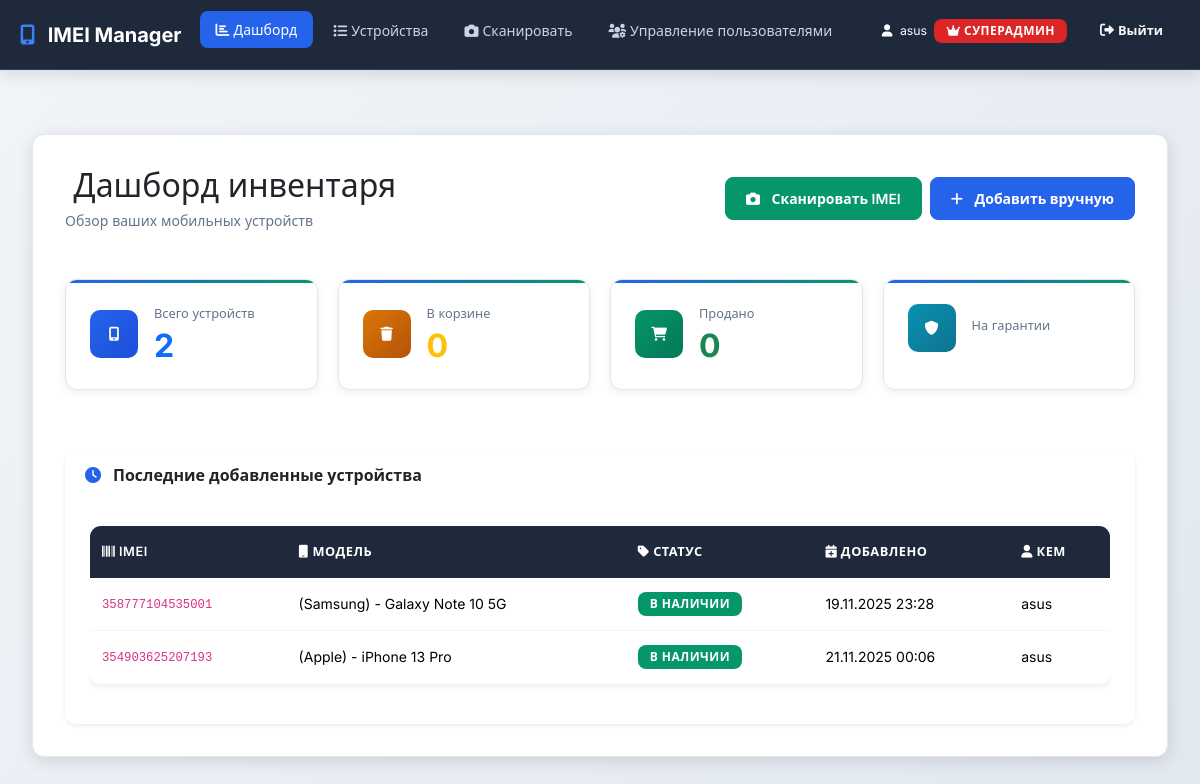
The app's page / (signed in) with its own data.
### devices/models.py (models this page shows, shortened)
class Device(models.Model):
    STATUS_IN_STOCK = 'in_stock'
    STATUS_SOLD = 'sold'
    STATUS_WRITTEN_OFF = 'written_off'
    STATUS_TRASH = 'trash'
    STATUS_CHOICES = [
        (STATUS_IN_STOCK, 'В наличии'),
        (STATUS_SOLD, 'Продано'),
        (STATUS_WRITTEN_OFF, 'Списан'),
        (STATUS_TRASH, 'В корзине'),
    ]
    PUBLIC_STATUS_CHOICES = [
        (STATUS_IN_STOCK, 'В наличии'),
        (STATUS_SOLD, 'Продано'),
        (STATUS_WRITTEN_OFF, 'Списан'),
    ]
    imei = models.CharField(
        max_length=15,
        unique=True,
        verbose_name="IMEI",
        validators=[RegexValidator(r'^\d{15}$', "Допустимы только 15 цифр"), validate_imei],
    )
    model_name = models.CharField(max_length=255, blank=True, verbose_name="Модель телефона")
    status = models.CharField(
        max_length=20,
        choices=STATUS_CHOICES,
        default=STATUS_IN_STOCK,
        verbose_name="Статус",
    )
    comment = models.TextField(blank=True, verbose_name="Комментарий")
    date_added = models.DateTimeField(auto_now_add=True, verbose_name="Дата добавления")
    added_by = models.ForeignKey(
        User,
        on_delete=models.PROTECT,
        verbose_name="Добавил",
        related_name="devices",
    )
    deleted_at = models.DateTimeField(null=True, blank=True)

### devices/views.py (the view)
# urls.py: path('', DashboardView.as_view(), name='dashboard'),
class DashboardView(GuestRequiredMixin, TemplateView):
    template_name = 'dashboard.html'
    def get_context_data(self, **kwargs):
        context = super().get_context_data(**kwargs)
        context['total_devices'] = Device.objects.count()
        context['trash_count'] = Device.objects.filter(status=Device.STATUS_TRASH).count()
        context['sold_count'] = Device.objects.filter(status=Device.STATUS_SOLD).count()
        context['written_off_count'] = Device.objects.filter(status=Device.STATUS_WRITTEN_OFF).count()
        recent_qs = Device.objects.select_related('added_by')
        paginator = Paginator(recent_qs, settings.RECENT_DEVICE_PAGE_SIZE)
        page_number = self.request.GET.get('recent_page') or 1
        recent_page = paginator.get_page(page_number)
        context['recent_devices'] = recent_page
        context['recent_paginator'] = paginator
        context['recent_page_number'] = recent_page.number
        context['is_admin'] = is_admin(self.request.user)
        return context

### devices/context_processors.py (called while the page is built)
def role_flags(request):
    user = getattr(request, 'user', None)
    return {
        'role_is_admin': is_admin(user),
        'role_is_operator': is_operator(user),
        'role_is_super_admin': is_super_admin(user),
        'role_can_delete': can_delete_devices(user),
    }

### devices/utils.py (called while the page is built)
def is_admin(user: User) -> bool:
    if not user or not user.is_authenticated:
        return False
    if user.is_superuser:
        return True
    profile = _safe_profile(user)
    return profile.role == UserProfile.Roles.ADMIN if profile else False

def is_operator(user: User) -> bool:
    if not user or not user.is_authenticated:
        return False
    if is_admin_or_super(user):
        return True
    profile = _safe_profile(user)
    return profile.role == UserProfile.Roles.OPERATOR if profile else False

def is_guest(user: User) -> bool:
    if not user or not user.is_authenticated:
        return False
    if is_operator(user):
        return True
    profile = _safe_profile(user)
    return profile.role == UserProfile.Roles.GUEST if profile else False

def can_delete_devices(user: User) -> bool:
    if not user or not user.is_authenticated:
        return False
    if is_admin_or_super(user):  # Админы и суперадмины могут удалять
        return True
    profile = _safe_profile(user)
    return bool(profile and profile.role == UserProfile.Roles.OPERATOR and profile.can_delete_devices)

def is_super_admin(user: User) -> bool:
    if not user or not user.is_authenticated:
        return False
    if user.is_superuser:
        return True
    profile = _safe_profile(user)
    return profile.is_super_admin if profile else False

def is_admin_or_super(user: User) -> bool:
    return is_admin(user) or is_super_admin(user)

### devices/views.py (called while the page is built)
    def test_func(self):
        return is_guest(self.request.user)

### templates/dashboard.html (shortened to what this page needs)
{% extends 'base.html' %}
{% block content %}
<div class="main-container container-fluid py-4">
    <div class="d-flex align-items-center justify-content-between flex-wrap gap-3 mb-4">
        <div>
            <h1 class="h2 mb-1 text-dark"> Дашборд инвентаря</h1>
            <p class="text-muted mb-0">Обзор ваших мобильных устройств</p>
        </div>
        {% if perms.devices.add_device %}
        <div class="d-flex gap-2">
            <a href="{% url 'scan' %}" class="btn btn-success">
                <i class="fas fa-camera"></i> Сканировать IMEI
            </a>
            <a href="{% url 'device_add' %}" class="btn btn-primary">
                <i class="fas fa-plus"></i> Добавить вручную
            </a>
        </div>
        {% endif %}
    </div>
    <div class="row g-4 mb-5">
        <div class="col-12 col-md-6 col-lg-3">
            <div class="stat-card bg-white">
                <div class="d-flex align-items-center">
                    <div class="icon-wrapper icon-wrapper-primary">
                        <i class="fas fa-mobile-alt"></i>
                    </div>
                    <div class="flex-grow-1">
                        <p class="text-muted small mb-1">Всего устройств</p>
                        <h2 class="display-6 mb-0 text-primary">{{ total_devices }}</h2>
                    </div>
                </div>
            </div>
        </div>
        <div class="col-12 col-md-6 col-lg-3">
            <div class="stat-card bg-white">
                <div class="d-flex align-items-center">
                    <div class="icon-wrapper icon-wrapper-warning">
                        <i class="fas fa-trash"></i>
                    </div>
                    <div class="flex-grow-1">
                        <p class="text-muted small mb-1">В корзине</p>
                        <h2 class="display-6 mb-0 text-warning">{{ trash_count }}</h2>
                    </div>
                </div>
            </div>
        </div>
        <div class="col-12 col-md-6 col-lg-3">
            <div class="stat-card bg-white">
                <div class="d-flex align-items-center">
                    <div class="icon-wrapper icon-wrapper-success">
                        <i class="fas fa-shopping-cart"></i>
                    </div>
                    <div class="flex-grow-1">
                        <p class="text-muted small mb-1">Продано</p>
                        <h2 class="display-6 mb-0 text-success">{{ sold_count }}</h2>
                    </div>
                </div>
            </div>
        </div>
        <div class="col-12 col-md-6 col-lg-3">
            <div class="stat-card bg-white">
                <div class="d-flex align-items-center">
                    <div class="icon-wrapper icon-wrapper-info">
                        <i class="fas fa-shield-alt"></i>
                    </div>
                    <div class="flex-grow-1">
                        <p class="text-muted small mb-1">На гарантии</p>
                    </div>
                </div>
            </div>
        </div>
    </div>
    <div class="card border-0 shadow-sm">
        <div class="card-header bg-transparent border-0 py-3">
            <h5 class="card-title mb-0"><i class="fas fa-clock"></i> Последние добавленные устройства</h5>
        </div>
        <div class="card-body">
            {% if recent_devices %}
            <div class="table-responsive">
                <table class="table table-hover table-custom">
                    <thead>
                        <tr>
                            <th><i class="fas fa-barcode"></i> IMEI</th>
                            <th><i class="fas fa-mobile"></i> Модель</th>
                            <th><i class="fas fa-tag"></i> Статус</th>
                            <th><i class="fas fa-calendar-plus"></i> Добавлено</th>
                            <th><i class="fas fa-user"></i> Кем</th>
                        </tr>
                    </thead>
                    <tbody>
                        {% for device in recent_devices %}
                        <tr>
                            <td><code>{{ device.imei }}</code></td>
                            <td>{{ device.model_name|default:"Не указана" }}</td>
                            <td>
                                <span class="badge badge-status
                                    {% if device.status == 'in_stock' %}bg-success
                                    {% elif device.status == 'sold' %}bg-primary
                                    {% elif device.status == 'warranty' %}bg-info
                                    {% elif device.status == 'trash' %}bg-warning
                                    {% else %}bg-secondary{% endif %}">
                                    {{ device.get_status_display }}
                                </span>
                            </td>
                            <td>{{ device.date_added|date:"d.m.Y H:i" }}</td>
                            <td>{{ device.added_by.get_short_name|default:device.added_by.username }}</td>
                        </tr>
                        {% endfor %}
                    </tbody>
                </table>
            </div>
            {% endif %}
        </div>
    </div>
</div>
{% endblock %}

### templates/base.html (shortened to what this page needs)
{% load static %}
<!DOCTYPE html>
<html lang="ru">
<head>
    <link rel="stylesheet" href="https://cdnjs.cloudflare.com/ajax/libs/font-awesome/6.0.0/css/all.min.css">
    <link href="https://cdn.jsdelivr.net/npm/bootstrap@5.3.3/dist/css/bootstrap.min.css" rel="stylesheet">
    <link rel="stylesheet" href="{% static 'css/style.css' %}">
</head>
<body>
<nav class="navbar navbar-expand-lg navbar-dark">
    <div class="container">
        <a class="navbar-brand" href="{% url 'dashboard' %}">
            <i class="fas fa-mobile-alt me-2"></i>
            IMEI Manager
        </a>
        {% if request.user.is_authenticated %}
        <div class="collapse navbar-collapse" id="navbarNav">
            <ul class="navbar-nav me-auto mb-2 mb-lg-0">
                <li class="nav-item">
                    <a class="nav-link {% if request.path == '/' %}active{% endif %}" href="{% url 'dashboard' %}">
                        <i class="fas fa-chart-bar me-1"></i>Дашборд
                    </a>
                </li>
                <li class="nav-item">
                    <a class="nav-link {% if request.path|slice:':8' == '/devices' %}active{% endif %}"
                       href="{% url 'device_list' %}">
                        <i class="fas fa-list me-1"></i>Устройства
                    </a>
                </li>
                {% if request.user.is_authenticated and perms.devices.add_device %}
                    <li class="nav-item">
                        <a class="nav-link" href="{% url 'scan' %}">
                            <i class="fas fa-camera me-1"></i>Сканировать
                        </a>
                    </li>
                {% endif %}
                {% if role_is_admin or role_is_super_admin %}
                <li class="nav-item">
                    <a class="nav-link {% if request.path == '/user-management/' %}active{% endif %}"
                       href="{% url 'user_management' %}">
                        <i class="fas fa-users-cog me-1"></i>Управление пользователями
                    </a>
                </li>
                {% endif %}
            </ul>
        {% endif %}
            <ul class="navbar-nav mb-2 mb-lg-0">
                {% if request.user.is_authenticated %}
                    <li class="nav-item d-flex align-items-center text-white pe-3">
                        <span class="small">
                            <i class="fas fa-user me-1"></i>
                            {{ request.user.get_short_name|default:request.user.username }}
                            {% if role_is_super_admin %}
                            <span class="badge bg-danger ms-1"><i class="fas fa-crown"></i> Суперадмин</span>
                            {% elif role_is_admin %}
                            <span class="badge bg-danger ms-1">Админ</span>
                            {% elif role_is_operator %}
                            <span class="badge bg-warning ms-1">Оператор</span>
                            {% else %}
                            <span class="badge bg-secondary ms-1">Гость</span>
                            {% endif %}
                        </span>
                    </li>
                    <li class="nav-item">
                        <a class="btn btn-outline-light btn-sm" href="{% url 'logout' %}">
                            <i class="fas fa-sign-out-alt me-1"></i>Выйти
                        </a>
                    </li>
                {% endif %}
            </ul>
        {% if request.user.is_authenticated %}
        </div>
        {% endif %}
    </div>
</nav>
<main class="container py-4">
    {% block content %}{% endblock %}
</main>
</body>
</html>

### records on screen
Device: imei "358777104535001", model_name "(Samsung) - Galaxy Note 10 5G", status "В НАЛИЧИИ", date_added "19.11.2025 23:28", added_by.get_short_name "asus"
Device: imei "354903625207193", model_name "(Apple) - iPhone 13 Pro", status "В НАЛИЧИИ", date_added "21.11.2025 00:06", added_by.get_short_name "asus"

### other values on screen
{{ request.user.get_short_name|default:request.user.username }} "asus"
{{ total_devices }} "2"
{{ trash_count }} "0"
{{ sold_count }} "0"
